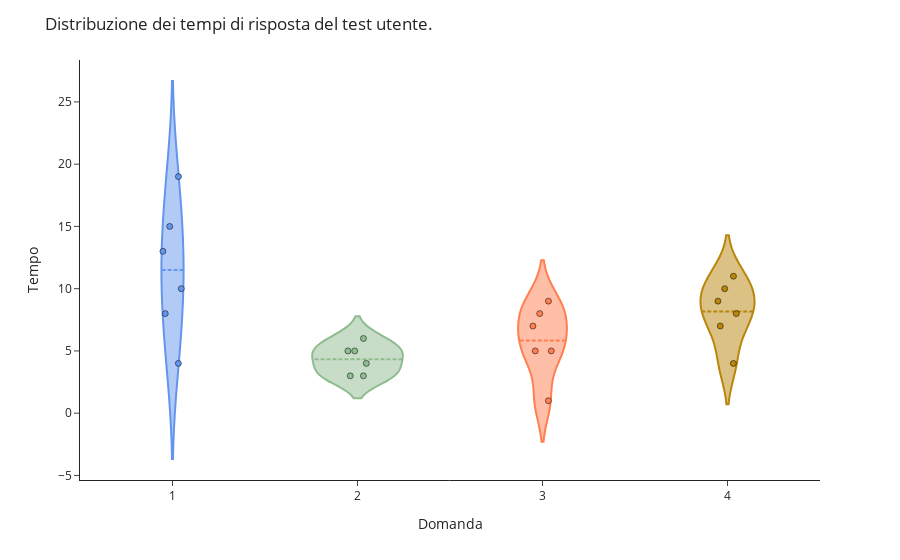

Notebook code for this chart:
### Code cell
import plotly.io as pio
import plotly.express as px
fig = px.violin(dataframePsicometrico, box=True, # draw box plot inside the violin
                y="Tempo",
                x="Domanda",
                points='all', # can be 'outliers', or False
                color="Domanda",
                color_discrete_sequence=["cornflowerblue", "darkseagreen", "coral", "darkgoldenrod"],
                template='simple_white'
               )
fig.update_layout(
    title="Distribuzione dei tempi di risposta del test utente.",
    xaxis_title="Domanda",yaxis_title="Tempo")
fig.update_traces(box_visible=False, meanline_visible=True,
                  points='all', pointpos=-0, jitter=0.25,
                  marker_line_color='rgba(0,0,0,0.5)',
                  marker_line_width=1,                  
                  showlegend=False)
fig.show()
fig.write_html("./figures/violin_tempo.html")

### Figure 1 — Plotly figure (JSON) as saved in the notebook; plotly's stock layout.template omitted (floating-point values rounded to 4 significant figures)
{"data": [{"alignmentgroup": "True", "box": {"visible": false}, "hovertemplate": "Domanda=%{x}<br>Tempo=%{y}<extra></extra>", "jitter": 0.25, "legendgroup": "1", "marker": {"color": "cornflowerblue", "line": {"color": "rgba(0,0,0,0.5)", "width": 1}}, "meanline": {"visible": true}, "name": "1", "offsetgroup": "1", "orientation": "v", "pointpos": 0, "points": "all", "scalegroup": "True", "showlegend": false, "type": "violin", "x": [1, 1, 1, 1, 1, 1], "x0": " ", "xaxis": "x", "y": [10, 19, 13, 15, 8, 4], "y0": " ", "yaxis": "y"}, {"alignmentgroup": "True", "box": {"visible": false}, "hovertemplate": "Domanda=%{x}<br>Tempo=%{y}<extra></extra>", "jitter": 0.25, "legendgroup": "2", "marker": {"color": "darkseagreen", "line": {"color": "rgba(0,0,0,0.5)", "width": 1}}, "meanline": {"visible": true}, "name": "2", "offsetgroup": "2", "orientation": "v", "pointpos": 0, "points": "all", "scalegroup": "True", "showlegend": false, "type": "violin", "x": [2, 2, 2, 2, 2, 2], "x0": " ", "xaxis": "x", "y": [3, 4, 6, 5, 3, 5], "y0": " ", "yaxis": "y"}, {"alignmentgroup": "True", "box": {"visible": false}, "hovertemplate": "Domanda=%{x}<br>Tempo=%{y}<extra></extra>", "jitter": 0.25, "legendgroup": "3", "marker": {"color": "coral", "line": {"color": "rgba(0,0,0,0.5)", "width": 1}}, "meanline": {"visible": true}, "name": "3", "offsetgroup": "3", "orientation": "v", "pointpos": 0, "points": "all", "scalegroup": "True", "showlegend": false, "type": "violin", "x": [3, 3, 3, 3, 3, 3], "x0": " ", "xaxis": "x", "y": [8, 1, 5, 9, 7, 5], "y0": " ", "yaxis": "y"}, {"alignmentgroup": "True", "box": {"visible": false}, "hovertemplate": "Domanda=%{x}<br>Tempo=%{y}<extra></extra>", "jitter": 0.25, "legendgroup": "4", "marker": {"color": "darkgoldenrod", "line": {"color": "rgba(0,0,0,0.5)", "width": 1}}, "meanline": {"visible": true}, "name": "4", "offsetgroup": "4", "orientation": "v", "pointpos": 0, "points": "all", "scalegroup": "True", "showlegend": false, "type": "violin", "x": [4, 4, 4, 4, 4, 4], "x0": " ", "xaxis": "x", "y": [4, 7, 11, 9, 8, 10], "y0": " ", "yaxis": "y"}], "layout": {"legend": {"title": {"text": "Domanda"}, "tracegroupgap": 0}, "margin": {"t": 60}, "title": {"text": "Distribuzione dei tempi di risposta del test utente."}, "violinmode": "overlay", "xaxis": {"anchor": "y", "categoryarray": [1, 2, 3, 4], "categoryorder": "array", "domain": [0, 1], "title": {"text": "Domanda"}}, "yaxis": {"anchor": "x", "domain": [0, 1], "title": {"text": "Tempo"}}}}
